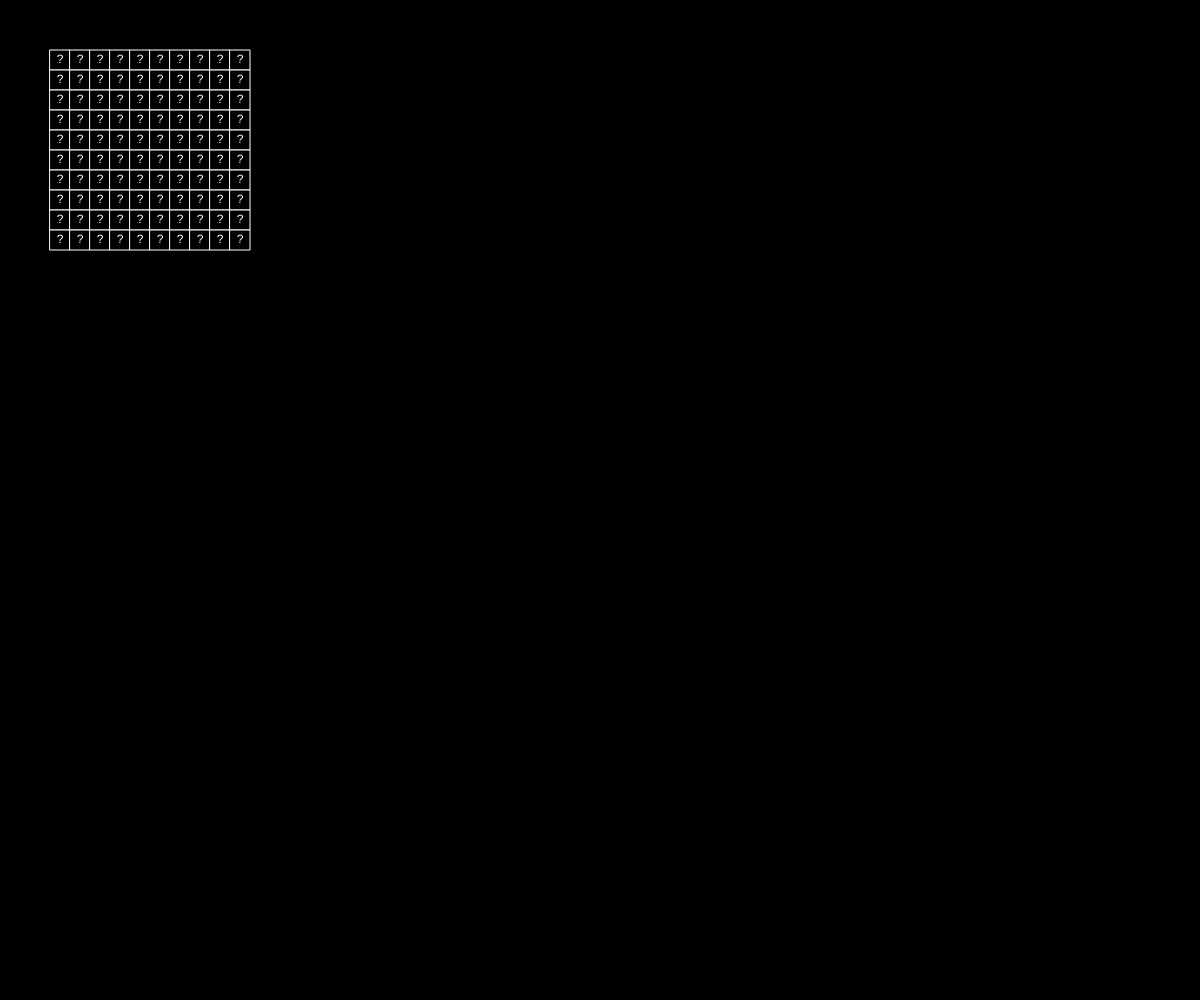
Frame 1 (no input)
Frame 60 (no input): identical to frame 1, image omitted
Frame 120 (the mouse pressed at the canvas centre since frame 60): identical to frame 1, image omitted

The p5.js sketch that drew this single still picture (run headless with seeded random() and noise() and a simulated clock; from frame 60 on, the mouse is pressed at the canvas centre):

// p5.js sketch
// ── sketch.js

"use strict";

// 2dminesweeper.
// (c) sebastian lin. 2018
// 2018.1.21, 2018.1.22

const MINE_REVEALED = -1;
const NOTHING = 0;
const MINE_NOT_MARKED = 1;
const NOTHING_MARKED = 2;
const MINE_MARKED = 3;
const NOTHING_REVEALED = 5;
// NOTHING_NUMBER_? = ? + 5;


// this is for the map generating process.
const MINE = 1;

// and this is for the display.
const X_PADDING = 50;
const Y_PADDING = 50;

const minesweeper = {
    // resources & constants.
    gamestarted: true,
    dirvector: [[-1,0,1,-1,1,-1,0,1],[-1,-1,-1,0,0,1,1,1]],
    // default to 10x10 map with 10 mine.
    cellsize: 20,
    mapwidth: 10,
    mapheight: 10,
    minecount: 10,
    mineremaining: 10,
    mismark: 0,
    unknowntile: 100,
    minemap: [],
    minegen: () => { // generating MINE / NOTHING
        let possibility = minesweeper.minecount / (minesweeper.mapwidth * minesweeper.mapheight);
        return (
            Math.random() >= possibility?
            NOTHING
            :MINE
        );
    },
    mapgen: () => {
        let minecount = minesweeper.minecount,
            mapwidth = minesweeper.mapwidth,
            mapheight = minesweeper.mapheight;
        let currentMinecount = minecount,
            possibility = minecount / (mapwidth * mapheight);
        for(let i = 0; i < mapheight; i++) {
            let currentrow = [];
            for(let j = 0; j < mapwidth; j++) {
                let mine = minesweeper.minegen();
                if(currentMinecount > 0){
                    if(mine === MINE){
                        currentMinecount --;
                        currentrow.push(mine);
                    } else currentrow.push(NOTHING);
                } else currentrow.push(NOTHING);
            }
            minesweeper.minemap.push(currentrow);
        }
        
        // keep generating till all mines are generated.
        while(currentMinecount > 0) {
            for(let y = 0; y < mapheight; y++) {
                for(let x = 0; x < mapwidth; x++) {
                    if(minesweeper.minemap[y][x] === NOTHING) {
                        let mine = minesweeper.minegen();
                        if(currentMinecount > 0 && mine === MINE){
                            currentMinecount--;
                            minesweeper.minemap[y][x] = mine;
                        }
                    }
                }
            }
        }
    },
    init: (config) => {
        minesweeper.mapwidth = config.mapwidth;
        minesweeper.mapheight = config.mapheight;
        minesweeper.minecount = config.minecount;
        minesweeper.mineremaining = config.minecount;
        minesweeper.mapgen();
    },
    mark: (x, y) => {
        if(minesweeper.gamestarted === false)return undefined;
        let target = minesweeper.minemap[y][x];
        if(target >= NOTHING_REVEALED);
        else if(target === NOTHING) {
            minesweeper.minemap[y][x] = NOTHING_MARKED;
            minesweeper.mismark++;
            minesweeper.unknowntile--;
        } else if(target === MINE_NOT_MARKED) {
            minesweeper.minemap[y][x] = MINE_MARKED;
            minesweeper.mineremaining--;
            minesweeper.unknowntile--;
        } else if(target === NOTHING_MARKED) {
            minesweeper.minemap[y][x] = NOTHING;
            minesweeper.mismark--;
            minesweeper.unknowntile++;
        } else if(target === MINE_MARKED) {
            minesweeper.minemap[y][x] = MINE_NOT_MARKED;
            minesweeper.mineremaining++;
            minesweeper.unknowntile++;
        }
    },
    reveal: (x, y) => {
        if(minesweeper.gamestarted === false)return undefined;
        const NOT_CAPABLE = -2;
        let checkSingl = (x, y) => {
            switch(minesweeper.minemap[y][x]) {
                case NOTHING:{
                    // check mines in the neighbourhood.
                    let neighbourhood = 0;
                    for(let d = 0; d < 8; d++) {
                        let newX = x + minesweeper.dirvector[0][d],
                            newY = y + minesweeper.dirvector[1][d];
                        if(newX >= 0 && newX < minesweeper.mapwidth
                            && newY >= 0 && newY < minesweeper.mapheight) {
                            if(minesweeper.minemap[newY][newX] === MINE_NOT_MARKED
                                || minesweeper.minemap[newY][newX] === MINE_MARKED
                            ) {
                                neighbourhood++;
                            }
                        }
                    }
                    return neighbourhood + NOTHING_REVEALED;
                }
                case MINE_MARKED: case MINE_NOT_MARKED:{
                    return MINE;
                }
                default:{
                    // do nothing.
                    return NOT_CAPABLE;
                }
            }
        };
        if(minesweeper.minemap[y][x] >= NOTHING_REVEALED)return undefined;
        if(minesweeper.minemap[y][x] === MINE_MARKED
            || minesweeper.minemap[y][x] === MINE_NOT_MARKED) {
            minesweeper.minemap[y][x] = MINE_REVEALED;
            return MINE;
        }
        // your typical bfs here.
        let workingset = [], visited = {};
        workingset.unshift([x, y]);
        while(workingset.length != 0){
            let pivot = workingset.pop();
            if(!(visited[pivot] === undefined))continue;
            let checkResult = checkSingl(pivot[0], pivot[1]);
            switch(checkResult){
                case MINE:{
                    continue;
                }
                case NOT_CAPABLE:{
                    continue;
                }
                default:{
                    minesweeper.minemap[pivot[1]][pivot[0]] = checkResult;
                    minesweeper.unknowntile--;
                }
            }
            visited[pivot] = true;
            for(let i = 0; i < 8; i++) {
                let newX = pivot[0] + minesweeper.dirvector[0][i],
                    newY = pivot[1] + minesweeper.dirvector[1][i];
                if(newX < 0 || newX >= minesweeper.mapwidth
                    || newY < 0 || newY >= minesweeper.mapheight)continue;
                workingset.unshift([newX, newY]);
            }
        }
        return NOTHING_REVEALED;
    },
    paintCell: (repStr, x, y) => {
        let cellsize = minesweeper.cellsize;
        stroke(255); fill(0);
        rect(x, y, cellsize, cellsize);
        stroke(0); fill(255);
        // this /3 & /3*2 stuff is tested on my machine only
        text(repStr, x + cellsize / 3, y + cellsize / 3 * 2);
    },
    refreshCanvas: () => {
        for(let y = 0; y < minesweeper.mapheight; y++) {
            for(let x = 0; x < minesweeper.mapwidth; x++) {
                let repStr = "";
                switch(minesweeper.minemap[y][x]){
                    case NOTHING: case MINE_NOT_MARKED:{
                        repStr = "?";
                        break;
                    }
                    case MINE_MARKED: case NOTHING_MARKED:{
                        repStr = "X";
                        break;
                    }
                    case MINE_REVEALED:{
                        repStr = "!";
                        break;
                    }
                    default:{
                        let neighbourhood = minesweeper.minemap[y][x] - 5;
                        repStr = "" + (neighbourhood === 0? " " : neighbourhood);
                        break;
                    }
                }
                let cellsize = minesweeper.cellsize;
                minesweeper.paintCell(repStr,
                                      x * cellsize + X_PADDING,
                                      y * cellsize + Y_PADDING);
            }
        }
    }
};

function setup() {
    createCanvas(windowWidth, windowHeight);
    minesweeper.init({
        mapwidth: 10,
        mapheight: 10,
        minecount: 10
    });
}

function draw() {
    background(0);
    stroke(255);
    fill(0);
    // TODO: draw the board & event handling.
    minesweeper.refreshCanvas();
}

function mouseClicked() {
    let cellsize = minesweeper.cellsize,
        realX = Math.floor((mouseX - X_PADDING) / cellsize),
        realY = Math.floor((mouseY - Y_PADDING) / cellsize);
    if(mouseButton === LEFT) {
        if(keyIsDown(SHIFT)) {
            minesweeper.mark(realX, realY);
            if(minesweeper.mineremaining === 0
                && minesweeper.mismark === 0
                && minesweeper.unknowntile === 0
            ){
                minesweeper.gamestarted = false;
                alert("you get all the mines. u win.");
            }
        } else {
            let revealResult = minesweeper.reveal(realX, realY);
            if(revealResult === MINE) {
                minesweeper.gamestarted = false;
                alert("boom. u lose.");
            }
        }
        if(minesweeper.mineremaining === 0
            && minesweeper.mismark === 0
            && minesweeper.unknowntile === 0
        ){
            minesweeper.gamestarted = false;
            alert("you get all the mines. u win.");
        }
    }
}
